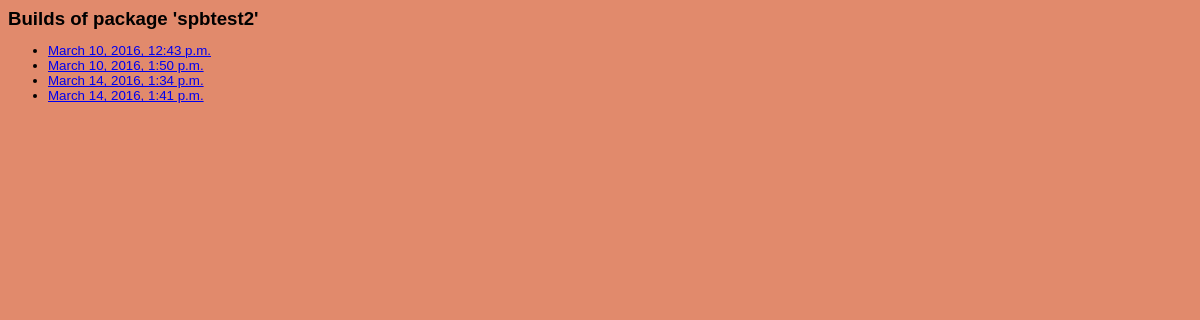
The app's page /jobs/2/ with its own data.
### viewhistory/models.py (models this page shows, shortened)
class Package(models.Model):
    name = models.CharField(max_length=40)
    last_built_at = models.DateTimeField(auto_now=True)
    added_at = models.DateTimeField(auto_now_add=True)

class Job(models.Model):
    package = models.ForeignKey(Package)
    job_id = models.CharField(max_length=50) # unique for each job
    repository = models.CharField(max_length=20)
    r_version = models.CharField(max_length=10)
    bioc_version = models.CharField(max_length=10)
    time_started = models.DateTimeField()
    pkg_url = models.CharField(max_length=200)
    force = models.BooleanField()
    client_id = models.CharField(max_length=255)

### viewhistory/views.py (the view)
# urls.py: url(r'^jobs/(?P<package_id>\d+)/$', 'viewhistory.views.jobs'),
def jobs(request, package_id):
    p = Package.objects.get(pk=package_id)
    jobs = Job.objects.filter(package=p)#.order_by('id')
    return render_to_response('jobs.html', {'jobs': jobs,
      "package": jobs[0].package.name},
      context_instance=RequestContext(request))

### viewhistory/templates/jobs.html (shortened to what this page needs)
{% extends "base.html" %}
{% block content %}
    {% if jobs %}
        <h2>Builds of package '{{package}}'</h2>
            <ul>
                {% for job in jobs %}
                    <li><a href="/job/{{job.id}}/">{{job.time_started}}</a></li>
                {% endfor %}
            </ul>
    {% endif %}
{% endblock %}

### viewhistory/static/css/2.7/report.css (style rules this page uses)
BODY { background: #E18A6C; font-family: sans-serif; font-size: 10pt; }
H2 { font-size: 14pt; margin-top: 8px; margin-bottom: 4px; }

### viewhistory/templates/base.html (style rules this page uses)
BODY { background: #E18A6C; font-family: sans-serif; font-size: 10pt; }
H2 { font-size: 14pt; margin-top: 8px; margin-bottom: 4px; }

### records on screen
Package: name "spbtest2"
Job: time_started "March 10, 2016, 12:43 p.m."
Job: time_started "March 10, 2016, 1:50 p.m."
Job: time_started "March 14, 2016, 1:34 p.m."
Job: time_started "March 14, 2016, 1:41 p.m."
